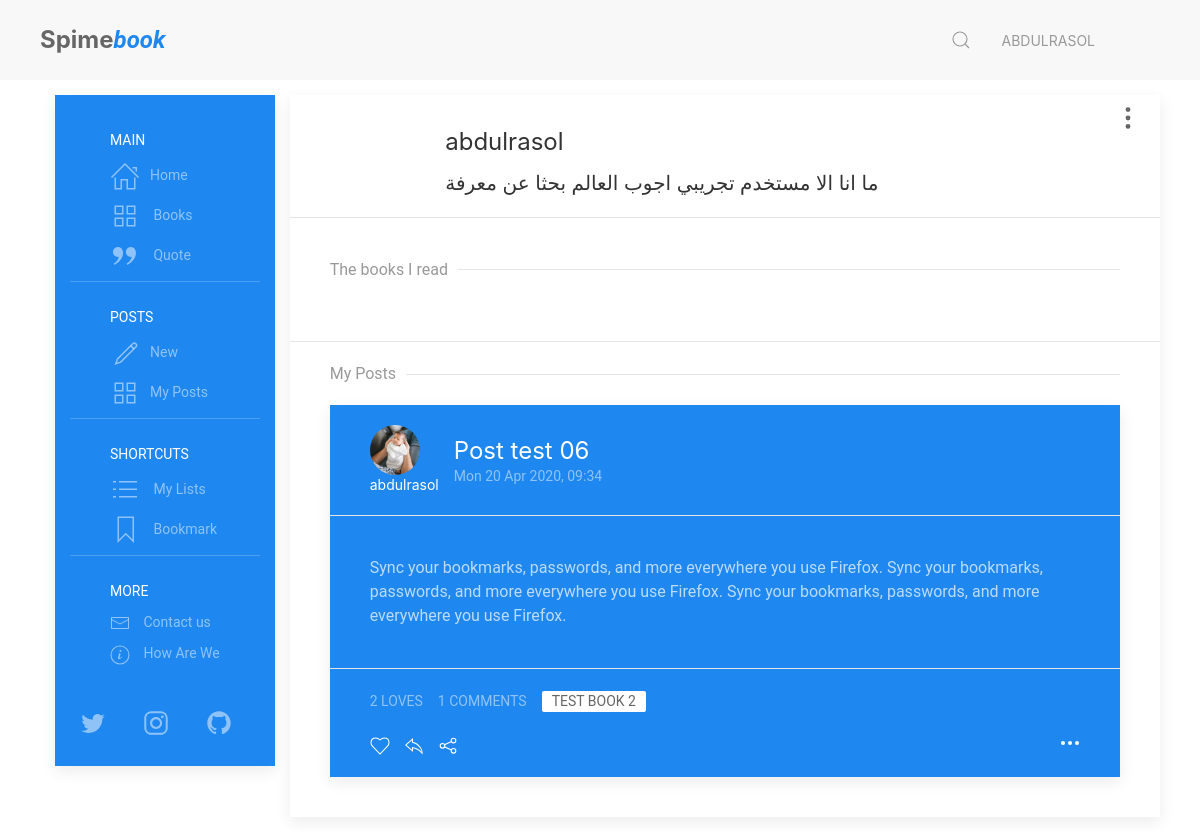
/user/profile (signed in), run on an earlier commit of the app's database.
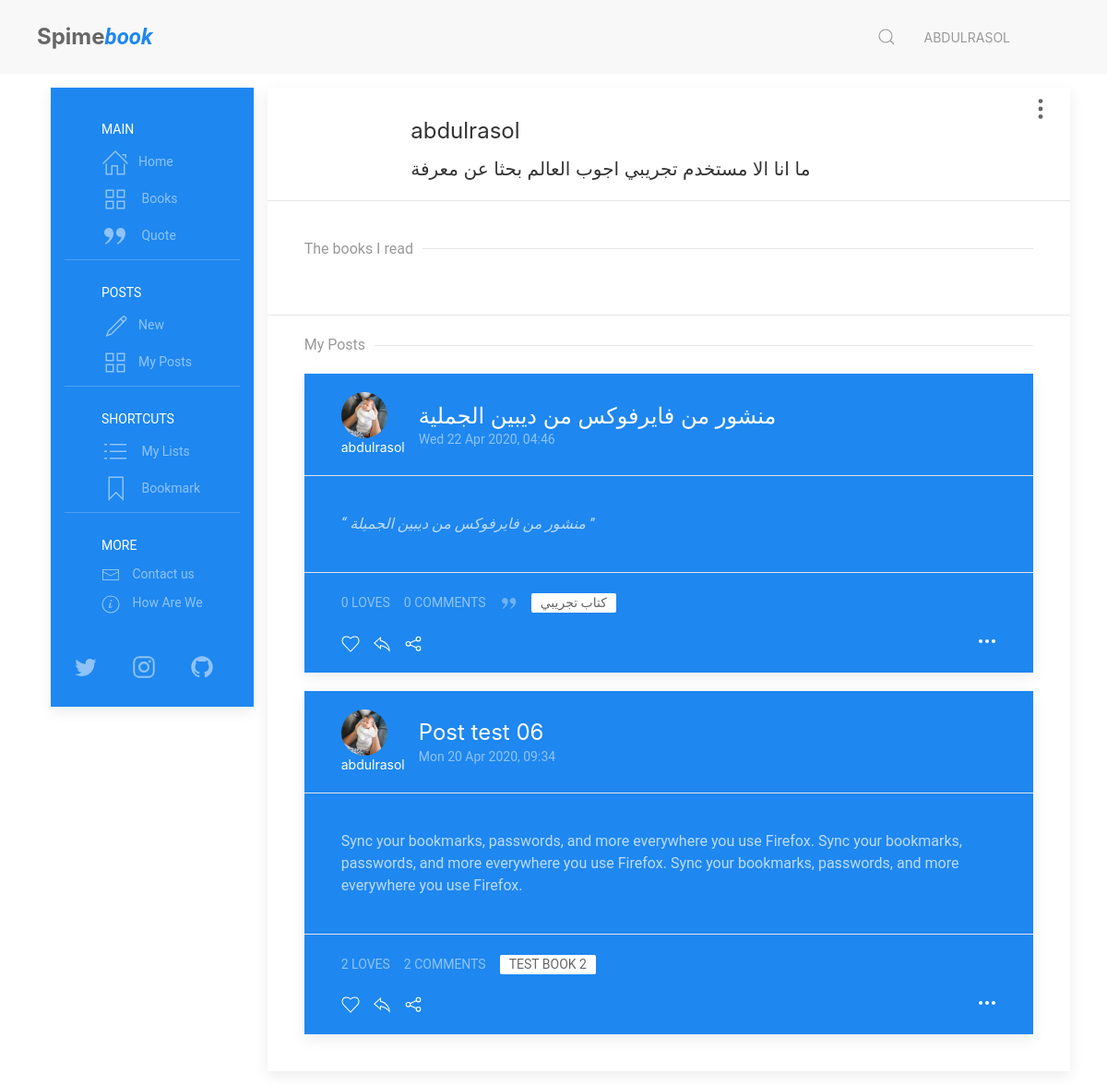
And on a later commit of the database.
### users/models.py (models this page shows, shortened)
class Profile(models.Model):
    user = models.OneToOneField(
        User, on_delete=models.CASCADE, primary_key=True, related_name='profile')
    picture = models.ImageField(
        upload_to='users/Profiles/', blank=True, null=True, default='user.png')
    bio = models.CharField(max_length=221, blank=True, null=True)
    loves = models.ManyToManyField(
        Post, related_name='loves', blank=True)
    books = models.ManyToManyField(
        Book, related_name='books', blank=True)

### posts/models.py (models this page shows, shortened)
class Post(models.Model):
    POST_TYPE = [
        ('Q', 'Quote'),
        ('R', 'Reviw'),
        ('P', 'Post'),
    ]
    title = models.CharField(max_length=120, default='')
    user = models.ForeignKey(User, on_delete=models.CASCADE)
    post_date = models.DateTimeField(default=timezone.now)
    post_edit_date = models.DateTimeField(auto_now=timezone.now)
    content = models.TextField(default='')
    post_type = models.CharField(
        max_length=1,
        choices=POST_TYPE,
        default='Psot')
    for_book = models.ForeignKey(Book, on_delete=models.CASCADE)
    archived = models.BooleanField(default=False)
    class Meta:
        ordering = ["-post_date"]

class Comment(models.Model):
    user = models.ForeignKey(User, on_delete=models.CASCADE)
    comment = models.CharField(max_length=300)
    comment_date = models.DateTimeField(auto_now_add=True)
    post = models.ForeignKey(
        Post, on_delete=models.CASCADE, related_name='comments')

### books/models.py (models this page shows, shortened)
class Book(models.Model):
    book_type = [
        ('Book', 'Book'),
        ('Novel', 'Novel')
    ]
    title = models.CharField(max_length=255)
    book_image = models.ImageField(
        upload_to='books/cover/', default='book.jpg')
    author = models.ForeignKey(Author, on_delete=models.CASCADE)
    publish_date = models.DateField(default=timezone.now)
    genres = models.ManyToManyField(Genres, related_name='genres')
    book_Bio = models.TextField(default='')
    book_or_Novel = models.CharField(
        max_length=5, choices=book_type, default='1')
    def __str__(self):
        return self.title

### users/views.py (the view)
# urls.py: path('user/profile', views.profile, name='profile'),
@login_required(login_url='log-in')
def profile(request):
    user = request.user
    all_posts = Post.objects.filter(user=user)
    page = request.GET.get('page', 1)
    paginator = Paginator(all_posts, 3)
    try:
        posts = paginator.page(page)
    except PageNotAnInteger:
        posts = paginator.page(1)
    except EmptyPage:
        posts = paginator.page(paginator.num_pages)
    readed_books = user.profile.books.all()
    if user.first_name == '':
        name = user.username
    else:
        name = user.first_name + ' ' + user.last_name
    context = {
        'title': f'{name} | Spimebook',
        'books': readed_books,
        'posts': posts,
    }
    return render(request, 'users/porfile.html', context)

### posts/templatetags/posts_extra.py (called while the page is built)
@register.inclusion_tag('posts/costumtags/reaction_bar.html')
def reaction_bar(post_id, user):
    target_post = Post.objects.get(id=post_id)
    comment_form = AddCommentForm()
    context = {
        'user': user,
        'post': target_post,
        'comment': target_post,
        'comment_form': comment_form,
    }
    return context

### users/templates/users/porfile.html (shortened to what this page needs)
{% extends "posts/base.html" %}
{% load static %}
{% load posts_extra %}
{% block content %}
<div class="uk-card uk-card-default">
    <div class="uk-card-header me-header">
        <div class="me-context-menu">
            <span type="button" class="uk-icon" uk-icon="icon:more-vertical; ratio:1.2"></span>
        </div>
        <div class="uk-grid-small uk-flex me-text-center-m" uk-grid>
            <div class="uk-width-auto@m book-img">
            </div>
            <div class="uk-width-expand uk-margin-small-left">
                <h3 class="uk-margin-remove-left uk-margin-small">{{user.username}}</h3>
                <h4 class="uk-margin-remove-left uk-margin-small">{{user.profile.bio}}</h4>
            </div>
        </div>
    </div>
    <div class="uk-card-body">
        <h5 class="uk-heading-line uk-text-muted"><span>The books I read</span></h5>
    </div>
    <div class="uk-card-footer">
        <h5 class="uk-heading-line uk-text-muted"><span>My Posts</span></h5>
        <div class="uk-width-expand">
             {% for post in posts %}
            <div class="uk-card uk-card-primary uk-margin uk-width-1-1 infinite-item">
                <div class="uk-card-header">
                    <div class="uk-grid-small uk-flex-middle" uk-grid>
                        <div class="uk-width-auto">
                            <a href="{% url 'user-profile' post.user %}">
                                <img class="uk-border-circle" width="50" height="50"
                                    src="{{post.user.profile.picture.url}}" alt="{{post.user.profile.picture.url}}"">
                                <br>
                                <h6 class=" uk-margin-remove uk-width-expand uk-text-center">
                                {{post.user}}
                                </h6>
                            </a>
                        </div>
                        <div class="uk-width-expand">
                            <a href="{% url 'post' post.id %}">
                                <h3 class="uk-card-title uk-margin-remove-bottom">{{post.title}}</h3>
                            </a>
                            <p class="uk-text-meta uk-margin-remove-top"><time
                                    datetime="2016-04-01T19:00">{{post.post_date|date:"D d M Y, H:i"}}</time>
                            </p>
                        </div>
                    </div>
                </div>
                <div class="uk-card-body uk-padding">
                    {% if post.post_type == "Q" %}
                    <q class="">
                        {{ post.content }}
                    </q> {% else %}
                    <p class="">
                        {{ post.content }}
                    </p>
                    {% endif %}
                </div>
                <div class="uk-card-footer">
                    {% reaction_bar post.id user %}
                </div>
            </div>
            {% endfor %}
        </div>
    </div>
    {% endblock content %}

### posts/templates/posts/base.html (shortened to what this page needs)
{% load static %}
<!DOCTYPE html>
<html>
<head>
    <link rel="stylesheet" href="{% static 'posts/css/uikit.min.css' %}" />
    <link rel="stylesheet" href="{% static 'posts/css/my_style.css' %}" />
</head>
<body>
    <nav class="uk-navbar-container uk-padding-small uk-padding-remove-vertical" uk-navbar>
        <div class="uk-navbar-left">
            <a href="{% url 'home' %}" class="uk-navbar-item uk-margin-small-left uk-logo">
                <span class="uk-h2 uk-logo uk-text-bolder">Spime<span
                        class="uk-padding-remove uk-text-primary uk-text-italic">book</span>
            </a>
        </div>
        <div class="uk-navbar-right">
            <a class="uk-navbar-toggle uk-visible@s  uk-visible@m" uk-search-icon
                uk-toggle="target: .nav-overlay; animation: uk-animation-fade" href="#"></a>
            <ul class="uk-navbar-nav">
                <li class="uk-visible@s">
                    <a href="{% url 'profile' %}">{{user.username}}</a>
                </li>
                <li>
                    {% if user.is_authenticated %}
                    <a type="button" class="uk-icon uk-animation-slide-right">
                        <img class="uk-border-circle" width="45" height="45" data-src="{{user.profile.picture.url}}"
                            alt="{{user.profile.picture.url}}" uk-img>
                    </a>
                    {% else %}
                    <a type="button" class="uk-icon uk-animation-slide-right" uk-icon="icon:user; ratio:1.5"></a>
                    {% endif %}
                </li>
            </ul>
        </div>
    </nav>
    <div class="uk-container">
        <div class="uk-flex uk-flex-wrap">
            <div class="uk-width-auto uk-visible@m uk-visible@s">
                <div class="side-bar uk-padding-small">
                    <div class="uk-card uk-card-primary uk-card-body">
                        <ul class="uk-nav-default uk-nav-parent-icon uk-padding-small" uk-nav>
                            <li class="uk-nav-header">Main</li>
                            <li><a href="{% url 'home' %}"><span class="uk-margin-small-right"
                                        uk-icon="icon: home; ratio: 1.5"></span>Home</a></li>
                            <li><a href="{% url 'books' %}"><span class="uk-margin-small-right"
                                        uk-icon="icon: thumbnails; ratio: 1.5"></span> Books</a></li>
                            <li><a href="{% url 'quotes' %}"><span class="uk-margin-small-right"
                                        uk-icon="icon: quote-right; ratio: 1.5"></span> Quote</a></li>
                            {% if user.is_authenticated %}
                            <li class="uk-nav-divider"></li>
                            <li class="uk-nav-header">Posts</li>
                            <li>
                                <a href="{% url 'new-post' %}" uk-toggle><span class="uk-margin-small-right"
                                        uk-icon="icon: pencil; ratio: 1.5"></span>New</a>
                            </li>
                            <li><a href="{% url 'my-posts' user %}"><span class="uk-margin-small-right"
                                        uk-icon="icon: thumbnails; ratio: 1.5"></span>My Posts</a></li>
                            <li class="uk-nav-divider"></li>
                            <li class="uk-nav-header">Shortcuts</li>
                            <li><a href="#"><span class="uk-margin-small-right" uk-icon="icon: list; ratio: 1.5"></span>
                                    My Lists</a>
                            </li>
                            <li><a href="#"><span class="uk-margin-small-right"
                                        uk-icon="icon: bookmark; ratio: 1.5"></span>
                                    Bookmark</a>
                            </li>
                            {% endif %}
                            <li class="uk-nav-divider"></li>
                            <li class="uk-nav-header">More</li>
                            <li><a href="#"><span class="uk-margin-small-right" uk-icon="icon: mail"></span> Contact
                                    us</a>
                            </li>
                            <li><a href="#"><span class="uk-margin-small-right" uk-icon="icon: info"></span> How Are
                                    We</a>
                            </li>
                            <li>
                                <ul class="uk-iconnav uk-child-width-1-3 uk-padding-small uk-margin-medium-top">
                                    <li>
                                        <a class="uk-icon" href="#" uk-icon="icon: twitter; ratio:1.3"></a>
                                    </li>
                                    <li>
                                        <a href="#" uk-icon="icon: instagram; ratio:1.3"></a>
                                    </li>
                                    <li>
                                        <a href="#" uk-icon="icon: github; ratio:1.3"></a>
                                    </li>
                                </ul>
                            </li>
                        </ul>
                    </div>
                </div>
            </div>
            <div class="uk-width-expand">
                <div class="uk-container uk-padding-small">
                    <div class="content-container">
                        {% block content %} {% endblock content %}
                    </div>
                </div>
            </div>
        </div>
    </div>
</body>
</html>

### posts/templates/posts/costumtags/reaction_bar.html (shortened to what this page needs)
<div class="uk-flex uk-grid-small" uk-grid>
    <div class="uk-flex uk-grid-small" uk-grid>
        <div>
            <span class="uk-button uk-button-text uk-text-meta">{{post.loves.count}} loves</span>
        </div>
        <div class="uk-margin-small-bottom">
            <a href="#post-comment-{{post.id}}" class="uk-button uk-button-text uk-text-meta"
                uk-toggle>{{post.comments.all|length}} Comments</a>
        </div>
    </div>
    <div class="tags uk-margin-bottom ">
        {% if post.post_type == "Q" %}
        <span class="uk-icon uk-margin-small-right" uk-icon="quote-right"></span>
        {% endif %}
        <a href="{% url 'book' post.for_book.id %}" class="uk-label">{{ post.for_book }}</a>
    </div>
</div>
<div class="reaction">
    {% if user.is_authenticated %}
    <span>
        <a class="uk-icon uk-margin-small-right" id="love-post" data-post="{% url 'love' post.id %}"
            uk-icon="icon: heart"></a>
    </span>
    <span>
        <a href="#" class="uk-icon uk-margin-small-right" uk-icon="icon: reply"
            uk-toggle="target: #add-reply-{{post.id}}; animation: uk-animation-slide-top-small" type="button"></a>
    </span>
    {% endif %}
    <span>
        <a href="#share-modal" class="uk-icon uk-margin-small-right" uk-icon="icon: social" uk-toggle></a>
    </span>
    {% if user.is_authenticated %}
    <a type="button" href="#" class="uk-icon uk-float-right" uk-icon="icon: more"></a>
    {% endif %}
</div>

### posts/templates/posts/comment_form.html (shortened to what this page needs)
{% load widget_tweaks %}

### posts/static/posts/css/my_style.css (style rules this page uses)
* { font-family: 'Roboto', sans-serif; box-sizing: border-box }
body { color: #666 }
.uk-card .uk-card-footer .tags span { opacity: 0.5 }
nav .uk-logo { padding-top: 10px }
.me-header { position: relative; }
.me-header .me-context-menu { position: absolute; top: 10px; right: 20px; cursor: pointer; }
.me-header .me-context-menu span { transition: all .54s ease-in-out; }

What changed in the data, as far as the page shows it:
added Post: user.profile.picture (picture), user "abdulrasol", title "منشور من فايرفوكس من ديبين الجملية", post_date "Wed 22 Apr 2020, 04:46", content "منشور من فايرفوكس من ديبين الجميلة", loves.count "0", comments.all|length "0", post_type "Q" (drawn), for_book "كتاب تجريبي"
computed for Post "Post test 06": comments.all|length "1" → "2"
